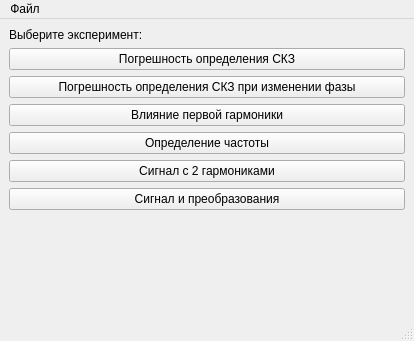
<?xml version="1.0" encoding="UTF-8"?>
<ui version="4.0">
 <class>StartWindow</class>
 <widget class="QMainWindow" name="StartWindow">
  <property name="geometry">
   <rect>
    <x>0</x>
    <y>0</y>
    <width>414</width>
    <height>341</height>
   </rect>
  </property>
  <property name="windowTitle">
   <string>Применение преобразования Уолша</string>
  </property>
  <widget class="QWidget" name="centralwidget">
   <layout class="QVBoxLayout" name="verticalLayout">
    <item>
     <widget class="QLabel" name="label">
      <property name="text">
       <string>Выберите эксперимент:</string>
      </property>
     </widget>
    </item>
    <item>
     <widget class="QPushButton" name="rmsButton">
      <property name="text">
       <string>Погрешность определения СКЗ</string>
      </property>
     </widget>
    </item>
    <item>
     <widget class="QPushButton" name="rmsPhaseButton">
      <property name="text">
       <string>Погрешность определения СКЗ при изменении фазы</string>
      </property>
     </widget>
    </item>
    <item>
     <widget class="QPushButton" name="firstHarmonicButton">
      <property name="text">
       <string>Влияние первой гармоники</string>
      </property>
     </widget>
    </item>
    <item>
     <widget class="QPushButton" name="frequencyDetectionButton">
      <property name="text">
       <string>Определение частоты</string>
      </property>
     </widget>
    </item>
    <item>
     <widget class="QPushButton" name="doubleHarmonicButton">
      <property name="text">
       <string>Сигнал с 2 гармониками</string>
      </property>
     </widget>
    </item>
    <item>
     <widget class="QPushButton" name="signalButton">
      <property name="text">
       <string>Сигнал и преобразования</string>
      </property>
     </widget>
    </item>
    <item>
     <spacer name="verticalSpacer">
      <property name="orientation">
       <enum>Qt::Vertical</enum>
      </property>
      <property name="sizeHint" stdset="0">
       <size>
        <width>20</width>
        <height>213</height>
       </size>
      </property>
     </spacer>
    </item>
   </layout>
  </widget>
  <widget class="QMenuBar" name="menubar">
   <property name="geometry">
    <rect>
     <x>0</x>
     <y>0</y>
     <width>414</width>
     <height>22</height>
    </rect>
   </property>
   <widget class="QMenu" name="menu">
    <property name="title">
     <string>Файл</string>
    </property>
    <addaction name="exitAction"/>
   </widget>
   <addaction name="menu"/>
  </widget>
  <widget class="QStatusBar" name="statusbar"/>
  <action name="exitAction">
   <property name="text">
    <string>Выход</string>
   </property>
   <property name="shortcut">
    <string>Ctrl+Q</string>
   </property>
  </action>
 </widget>
 <resources/>
 <connections>
  <connection>
   <sender>exitAction</sender>
   <signal>triggered()</signal>
   <receiver>StartWindow</receiver>
   <slot>close()</slot>
   <hints>
    <hint type="sourcelabel">
     <x>-1</x>
     <y>-1</y>
    </hint>
    <hint type="destinationlabel">
     <x>160</x>
     <y>193</y>
    </hint>
   </hints>
  </connection>
 </connections>
</ui>
